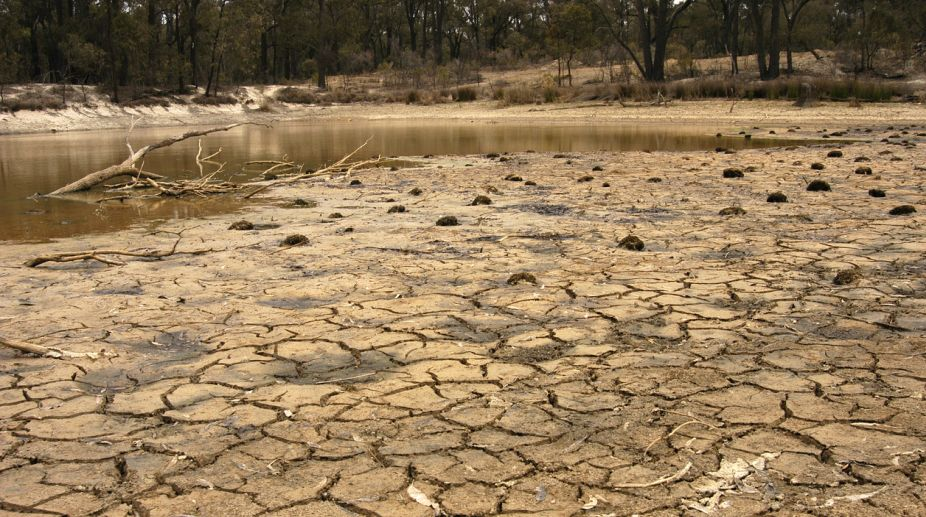
#> input picture Soil-image/Dry4.jpg, 926 x 517 px, found by its file name
$ python Mini-Pro.py
#> lines starting #> are read from the running program, lines starting #| are printed output that depends on the picture
import cv2
import numpy as np
import matplotlib.pyplot as plt
import os

def preprocess_image(image_path):
    """
    Preprocess the image for analysis: resize, convert to grayscale, and normalize.
    """
    # Load image
    image = cv2.imread(image_path)
#> image is the input picture: shape (517, 926, 3); mean B, G, R 88.9, 121.9, 146.4

    # Check if the image was loaded correctly
    if image is None:
        print("Error: Image not found.")
        return None, None

    # Resize image for consistent analysis
    image_resized = cv2.resize(image, (500, 500))
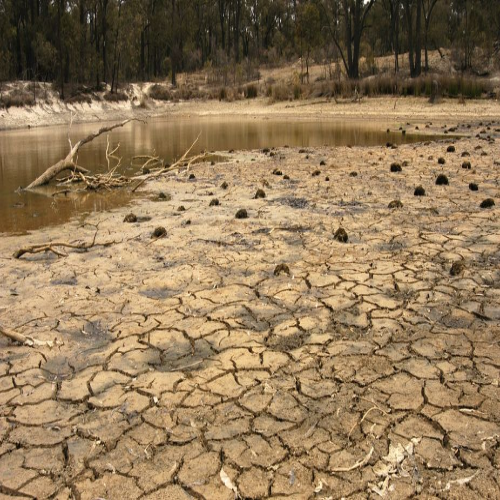
#> image_resized: shape (500, 500, 3); mean B, G, R 88.8, 121.7, 146.2


    # Convert to grayscale
    gray_image = cv2.cvtColor(image_resized, cv2.COLOR_BGR2GRAY)
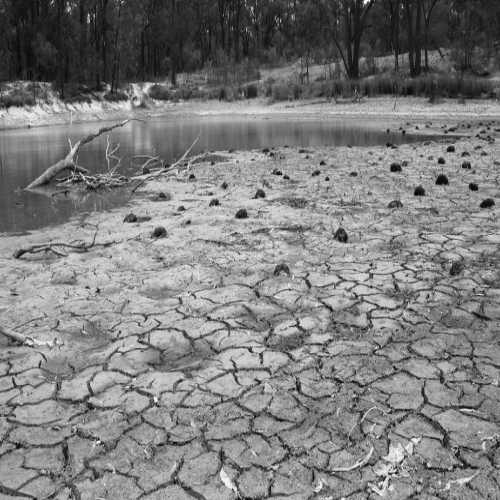
#> gray_image: shape (500, 500); min 4, max 252, mean 125.3

    # Normalize pixel values to range [0, 1]
    gray_image = gray_image / 255.0

    return image_resized, gray_image

def analyze_soil_condition(image):
    """
    Analyze soil condition based on color/texture. (Example: based on color intensity).
    Returns a text condition like 'Wet', 'Moist', 'Dry', 'Alkaline Soil', 'Sand Soil', etc.
    """

    avg_intensity = np.mean(image)
#> avg_intensity = 0.491

    # Print the average intensity to help fine-tune the threshold
    print(f"Average Intensity: {avg_intensity:.3f}")
#| Average Intensity: 0.491

    # Condition based on observations
    if avg_intensity > 0.69:
        condition = "Flooded Soil"
    elif 0.60 <= avg_intensity <= 0.68:
        condition = "Sand Soil"
    elif 0.50 <= avg_intensity <= 0.599:
        condition = "Alkaline Soil"
    elif 0.45 <= avg_intensity <= 0.50:
        condition = "Dry Soil"
    elif 0.30 <= avg_intensity <= 0.45:
        condition = "Moist"
    elif avg_intensity <= 0.25:
        condition = "Wet"

    return condition

def get_preventive_measures(condition):
    """
    Return preventive measures based on soil condition.
    """
    preventive_measures = {
        "Flooded Soil": (
            "Prevent flooding by improving drainage systems. Consider installing French drains or surface drains to redirect excess water. \n"
            "Ensure the soil has good aeration to avoid root rot. \nRegularly monitor water levels and avoid over-irrigation."
        ),

        "Sand Soil": (
            "Improve moisture retention by adding organic compost or mulch to the soil.\nConsider mixing in loamy soil for better structure. \n"
            "Regular watering and adding fertilizers is essential as sandy soil leaches nutrients quickly."
        ),

        "Alkaline Soil": (
            "Add sulfur or organic materials like peat moss to reduce pH levels.\nThis helps make the soil more acidic for better plant growth. \n"
            "Test the pH regularly to avoid drastic changes, which could harm plant roots."
        ),

        "Dry Soil": (
            "Increase irrigation frequency, and use drip irrigation to ensure water reaches plant roots. \n"
            "Add organic matter to improve moisture retention. \n"
            "Monitor soil moisture to avoid both overwatering and underwatering."
        ),

        "Moist": (
            "Ensure proper drainage to avoid waterlogging.\nIf necessary, improve soil texture with organic compost to maintain optimal moisture levels. \n"
            "Check moisture regularly and adjust watering accordingly."
        ),

        "Wet": (
            "Improve drainage by incorporating sand or organic matter, and consider creating raised beds.\nAvoid over-irrigating and ensure proper air circulation around plant roots. \n"
            "Refrain from tilling the soil when wet to prevent compaction."
        )
    }

    return preventive_measures.get(condition, "No preventive measures available.")

def write_condition_to_file(condition, preventive_measures):
    """
    Write the soil condition and preventive measures to a separate text file based on the condition,
    and store the file inside a 'solutions' folder.
    """

    if not os.path.exists("solutions"):
        os.makedirs("solutions")

    # Create a filename based on the soil condition
    filename = f"solutions/{condition.replace(' ', '_')}.txt"

    # Write the condition and preventive measures to the file inside the 'solutions' folder
    with open(filename, 'w') as file:
        file.write(f"Soil Condition: {condition}\n")
        file.write(f"Preventive Measures:\n{preventive_measures}\n")
    print(f"Preventive measures written to {filename}")

def display_results(image, condition, gray_image=None):
    """
    Display the image and soil condition.
    """
    plt.imshow(cv2.cvtColor(image, cv2.COLOR_BGR2RGB))
    plt.title(f"Predicted Soil Condition: {condition}")
    plt.axis('off')  # Turn off axes for better display
    plt.show()

    if gray_image is not None:
        # Display the grayscale image to better understand the pixel intensity
        plt.imshow(gray_image, cmap='gray')
        plt.title("Grayscale Image")
        plt.axis('off')
        plt.show()

def main(image_path):
    # Preprocess image
    image_resized, gray_image = preprocess_image(image_path)

    # Ensure the image was processed correctly
    if image_resized is None or gray_image is None:
        return

    # Analyze soil condition based on grayscale intensity
    condition = analyze_soil_condition(gray_image)
#> condition = 'Dry Soil'

    # Get preventive measures for the identified condition
    preventive_measures = get_preventive_measures(condition)

    write_condition_to_file(condition, preventive_measures)

    # Display results
    display_results(image_resized, condition, gray_image)


image_path = "D:/Dilip/Mini-Project/Soil-image/Dry4.jpg"  # Update this with your image path
main(image_path)

$ run again, with Soil-image/Dry3.jpg copied over Soil-image/Dry4.jpg
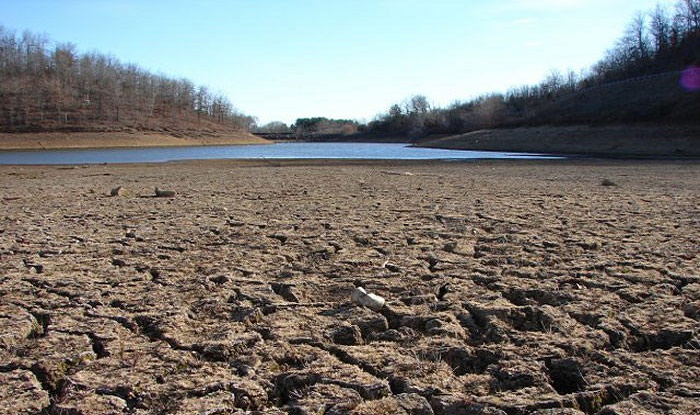
#> input picture Soil-image/Dry3.jpg, 700 x 415 px, found by its file name
#> in preprocess_image, image is the input picture: shape (415, 700, 3); mean B, G, R 118, 122.2, 123.9
#> in preprocess_image, `image_resized = cv2.resize(image, (500, 500))`:
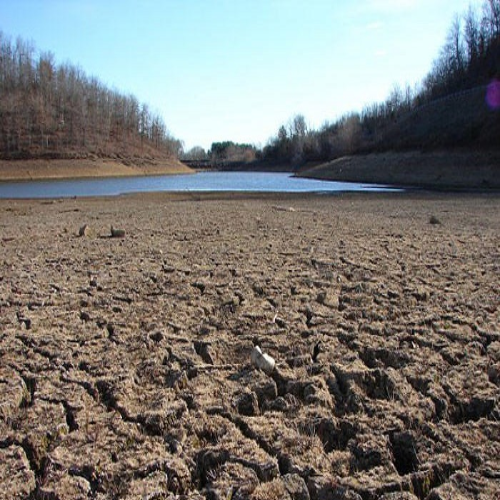
#> image_resized: shape (500, 500, 3); mean B, G, R 117.9, 122.1, 123.7
#> in preprocess_image, `gray_image = cv2.cvtColor(image_resized, cv2.COLOR_BGR2GRAY)`:
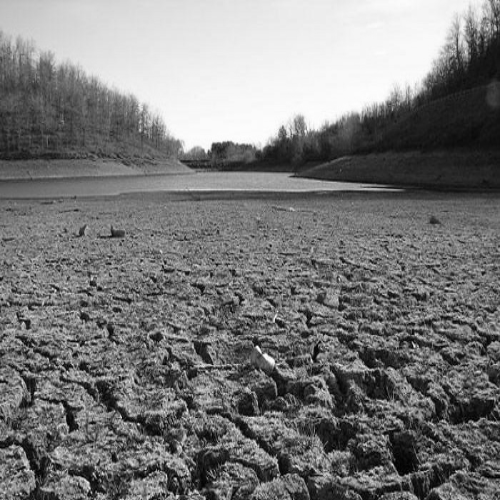
#> gray_image: shape (500, 500); min 0, max 254, mean 122.1
#> avg_intensity = 0.479
#| Average Intensity: 0.479
#> condition = 'Dry Soil'

$ run again, with Soil-image/Alk1.jpg copied over Soil-image/Dry4.jpg
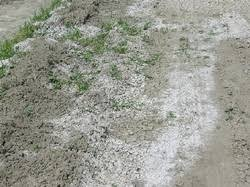
#> input picture Soil-image/Alk1.jpg, 250 x 187 px, found by its file name
#> in preprocess_image, image is the input picture: shape (187, 250, 3); mean B, G, R 144.1, 153.8, 152.1
#> in preprocess_image, `image_resized = cv2.resize(image, (500, 500))`:
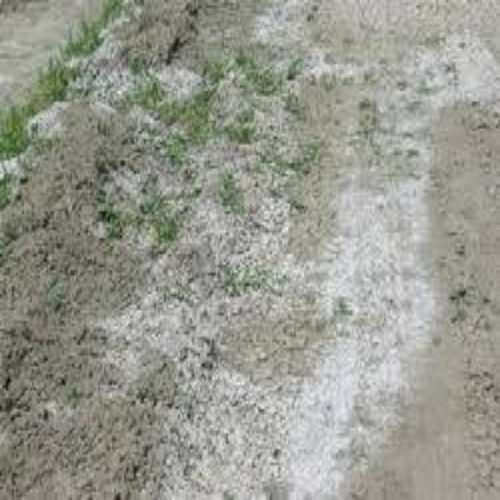
#> image_resized: shape (500, 500, 3); mean B, G, R 144, 153.6, 152
#> in preprocess_image, `gray_image = cv2.cvtColor(image_resized, cv2.COLOR_BGR2GRAY)`:
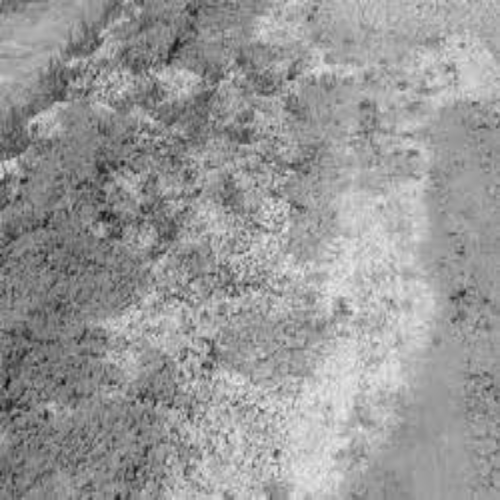
#> gray_image: shape (500, 500); min 13, max 241, mean 152.1
#> avg_intensity = 0.596
#| Average Intensity: 0.596
#> condition = 'Alkaline Soil'

$ run again, with Soil-image/Alk3.JPG copied over Soil-image/Dry4.jpg
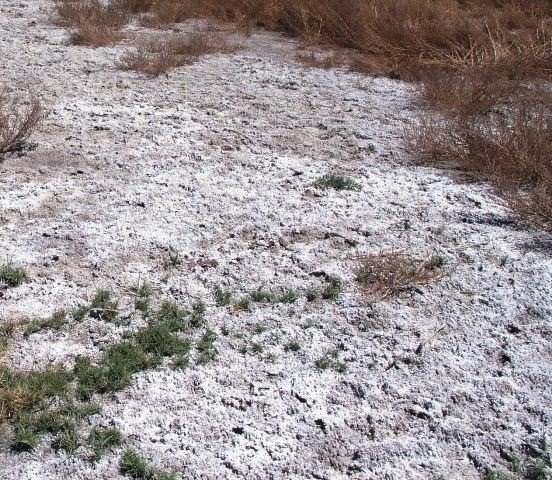
#> input picture Soil-image/Alk3.JPG, 552 x 480 px, found by its file name
#> in preprocess_image, image is the input picture: shape (480, 552, 3); mean B, G, R 151.8, 149.6, 157.2
#> in preprocess_image, `image_resized = cv2.resize(image, (500, 500))`:
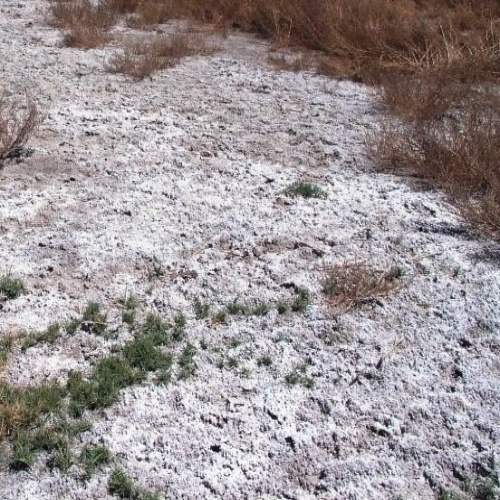
#> image_resized: shape (500, 500, 3); mean B, G, R 151.6, 149.5, 157.1
#> in preprocess_image, `gray_image = cv2.cvtColor(image_resized, cv2.COLOR_BGR2GRAY)`:
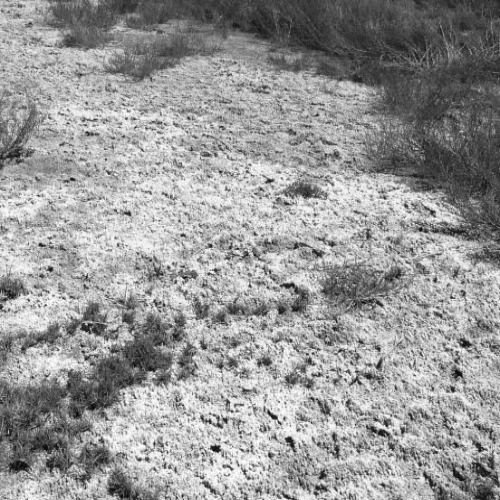
#> gray_image: shape (500, 500); min 6, max 255, mean 152
#> avg_intensity = 0.596
#| Average Intensity: 0.596
#> condition = 'Alkaline Soil'
